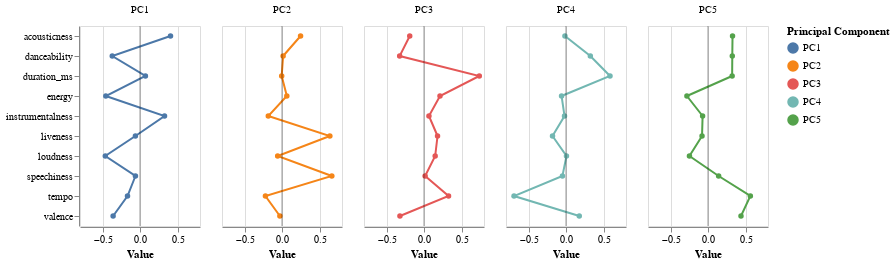

Notebook code for this chart:
### Markdown cell above
We can visualize this dataframe as:

### Code cell
# melt from wide to long
PCA_plot_df = PCA_df.melt(
    id_vars = 'Variable',
    var_name = 'Principal Component',
    value_name = 'Loading'
)

# add a column of zeros to encode for x = 0 line to plot
PCA_plot_df['zero'] = np.repeat(0, len(PCA_plot_df))

# # create base layer
base = alt.Chart(PCA_plot_df)

# create lines + points for loadings
loadings = base.mark_line(point = True).encode(
    y = alt.X('Variable', title = ''),
    x = 'Loading',
    color = 'Principal Component'
)

# create line at zero
rule = base.mark_rule().encode(x = alt.X('zero', title = 'Value'), size = alt.value(0.05))

# layer
PCA_plot = (loadings + rule).properties(width = 120)

# show
PCA_plot.facet(column = alt.Column('Principal Component', title = ''))

### Figure 1 — Vega-Lite specification as saved in the notebook (floating-point values rounded to 4 significant figures)
{"config": {"view": {"continuousWidth": 400, "continuousHeight": 300}}, "data": {"name": "data-f150a50709350927f07090a9271c9e7b"}, "facet": {"column": {"type": "nominal", "field": "Principal Component", "title": ""}}, "spec": {"layer": [{"mark": {"type": "line", "point": true}, "encoding": {"color": {"type": "nominal", "field": "Principal Component"}, "x": {"type": "quantitative", "field": "Loading"}, "y": {"type": "nominal", "field": "Variable", "title": ""}}}, {"mark": "rule", "encoding": {"size": {"value": 0.05}, "x": {"type": "quantitative", "field": "zero", "title": "Value"}}}], "width": 120}, "$schema": "https://vega.github.io/schema/vega-lite/v4.8.1.json", "datasets": {"data-f150a50709350927f07090a9271c9e7b": [{"Variable": "acousticness", "Principal Component": "PC1", "Loading": 0.407, "zero": 0}, {"Variable": "danceability", "Principal Component": "PC1", "Loading": -0.3699, "zero": 0}, {"Variable": "duration_ms", "Principal Component": "PC1", "Loading": 0.07233, "zero": 0}, {"Variable": "energy", "Principal Component": "PC1", "Loading": -0.4555, "zero": 0}, {"Variable": "instrumentalness", "Principal Component": "PC1", "Loading": 0.3271, "zero": 0}, {"Variable": "liveness", "Principal Component": "PC1", "Loading": -0.0613, "zero": 0}, {"Variable": "loudness", "Principal Component": "PC1", "Loading": -0.4627, "zero": 0}, {"Variable": "speechiness", "Principal Component": "PC1", "Loading": -0.06087, "zero": 0}, {"Variable": "tempo", "Principal Component": "PC1", "Loading": -0.1666, "zero": 0}, {"Variable": "valence", "Principal Component": "PC1", "Loading": -0.3585, "zero": 0}, {"Variable": "acousticness", "Principal Component": "PC2", "Loading": 0.2476, "zero": 0}, {"Variable": "danceability", "Principal Component": "PC2", "Loading": 0.01479, "zero": 0}, {"Variable": "duration_ms", "Principal Component": "PC2", "Loading": -0.004129, "zero": 0}, {"Variable": "energy", "Principal Component": "PC2", "Loading": 0.06446, "zero": 0}, {"Variable": "instrumentalness", "Principal Component": "PC2", "Loading": -0.1828, "zero": 0}, {"Variable": "liveness", "Principal Component": "PC2", "Loading": 0.6379, "zero": 0}, {"Variable": "loudness", "Principal Component": "PC2", "Loading": -0.05787, "zero": 0}, {"Variable": "speechiness", "Principal Component": "PC2", "Loading": 0.6641, "zero": 0}, {"Variable": "tempo", "Principal Component": "PC2", "Loading": -0.2209, "zero": 0}, {"Variable": "valence", "Principal Component": "PC2", "Loading": -0.02824, "zero": 0}, {"Variable": "acousticness", "Principal Component": "PC3", "Loading": -0.1901, "zero": 0}, {"Variable": "danceability", "Principal Component": "PC3", "Loading": -0.3246, "zero": 0}, {"Variable": "duration_ms", "Principal Component": "PC3", "Loading": 0.7373, "zero": 0}, {"Variable": "energy", "Principal Component": "PC3", "Loading": 0.2133, "zero": 0}, {"Variable": "instrumentalness", "Principal Component": "PC3", "Loading": 0.06606, "zero": 0}, {"Variable": "liveness", "Principal Component": "PC3", "Loading": 0.1805, "zero": 0}, {"Variable": "loudness", "Principal Component": "PC3", "Loading": 0.149, "zero": 0}, {"Variable": "speechiness", "Principal Component": "PC3", "Loading": 0.01501, "zero": 0}, {"Variable": "tempo", "Principal Component": "PC3", "Loading": 0.3274, "zero": 0}, {"Variable": "valence", "Principal Component": "PC3", "Loading": -0.3207, "zero": 0}, {"Variable": "acousticness", "Principal Component": "PC4", "Loading": -0.0141, "zero": 0}, {"Variable": "danceability", "Principal Component": "PC4", "Loading": 0.3247, "zero": 0}, {"Variable": "duration_ms", "Principal Component": "PC4", "Loading": 0.5868, "zero": 0}, {"Variable": "energy", "Principal Component": "PC4", "Loading": -0.05919, "zero": 0}, {"Variable": "instrumentalness", "Principal Component": "PC4", "Loading": -0.01977, "zero": 0}, {"Variable": "liveness", "Principal Component": "PC4", "Loading": -0.1799, "zero": 0}, {"Variable": "loudness", "Principal Component": "PC4", "Loading": 0.006397, "zero": 0}, {"Variable": "speechiness", "Principal Component": "PC4", "Loading": -0.04759, "zero": 0}, {"Variable": "tempo", "Principal Component": "PC4", "Loading": -0.6929, "zero": 0}, {"Variable": "valence", "Principal Component": "PC4", "Loading": 0.1772, "zero": 0}, {"Variable": "acousticness", "Principal Component": "PC5", "Loading": 0.3271, "zero": 0}, {"Variable": "danceability", "Principal Component": "PC5", "Loading": 0.3239, "zero": 0}, {"Variable": "duration_ms", "Principal Component": "PC5", "Loading": 0.3219, "zero": 0}, {"Variable": "energy", "Principal Component": "PC5", "Loading": -0.2813, "zero": 0}, {"Variable": "instrumentalness", "Principal Component": "PC5", "Loading": -0.07195, "zero": 0}, {"Variable": "liveness", "Principal Component": "PC5", "Loading": -0.0796, "zero": 0}, {"Variable": "loudness", "Principal Component": "PC5", "Loading": -0.2473, "zero": 0}, {"Variable": "speechiness", "Principal Component": "PC5", "Loading": 0.1418, "zero": 0}, {"Variable": "tempo", "Principal Component": "PC5", "Loading": 0.5649, "zero": 0}, {"Variable": "valence", "Principal Component": "PC5", "Loading": 0.4399, "zero": 0}]}}
